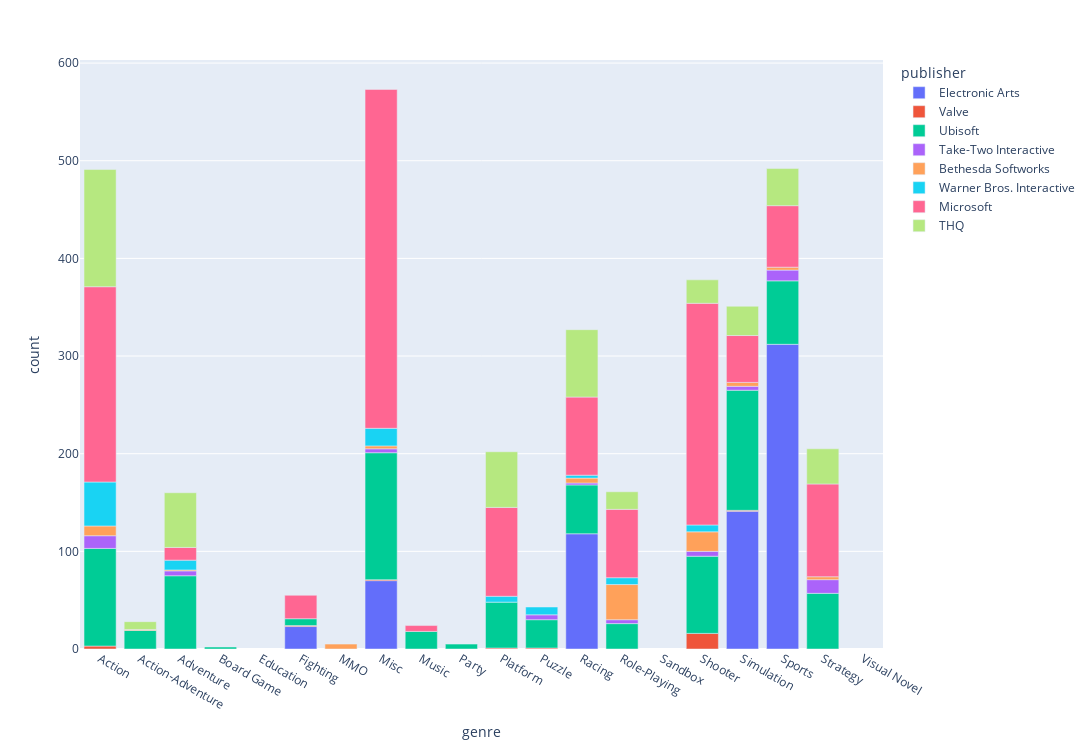

The notebook cell saved with this chart:
### Code cell
fig = px.bar(df_genres_per_west_publisher_melted_for_plot, x='genre', y='count', color='publisher', height=750, width=1920)
fig.show()

### Figure 1 — Plotly figure (JSON) as saved in the notebook; plotly's stock layout.template omitted (floating-point values rounded to 4 significant figures)
{"data": [{"alignmentgroup": "True", "hovertemplate": "publisher=Electronic Arts<br>genre=%{x}<br>count=%{y}<extra></extra>", "legendgroup": "Electronic Arts", "marker": {"color": "#636efa", "pattern": {"shape": ""}}, "name": "Electronic Arts", "offsetgroup": "Electronic Arts", "orientation": "v", "showlegend": true, "textposition": "auto", "type": "bar", "x": ["Action", "Action-Adventure", "Adventure", "Board Game", "Education", "Fighting", "MMO", "Misc", "Music", "Party", "Platform", "Puzzle", "Racing", "Role-Playing", "Sandbox", "Shooter", "Simulation", "Sports", "Strategy", "Visual Novel"], "xaxis": "x", "y": [null, null, null, null, null, 23, null, 70, null, null, null, null, 118, null, null, null, 141, 312, null, null], "yaxis": "y"}, {"alignmentgroup": "True", "hovertemplate": "publisher=Valve<br>genre=%{x}<br>count=%{y}<extra></extra>", "legendgroup": "Valve", "marker": {"color": "#EF553B", "pattern": {"shape": ""}}, "name": "Valve", "offsetgroup": "Valve", "orientation": "v", "showlegend": true, "textposition": "auto", "type": "bar", "x": ["Action", "Action-Adventure", "Adventure", "Board Game", "Education", "Fighting", "MMO", "Misc", "Music", "Party", "Platform", "Puzzle", "Racing", "Role-Playing", "Sandbox", "Shooter", "Simulation", "Sports", "Strategy", "Visual Novel"], "xaxis": "x", "y": [3, null, null, null, null, 1, null, 1, null, null, 1, 1, null, null, null, 16, 1, null, null, null], "yaxis": "y"}, {"alignmentgroup": "True", "hovertemplate": "publisher=Ubisoft<br>genre=%{x}<br>count=%{y}<extra></extra>", "legendgroup": "Ubisoft", "marker": {"color": "#00cc96", "pattern": {"shape": ""}}, "name": "Ubisoft", "offsetgroup": "Ubisoft", "orientation": "v", "showlegend": true, "textposition": "auto", "type": "bar", "x": ["Action", "Action-Adventure", "Adventure", "Board Game", "Education", "Fighting", "MMO", "Misc", "Music", "Party", "Platform", "Puzzle", "Racing", "Role-Playing", "Sandbox", "Shooter", "Simulation", "Sports", "Strategy", "Visual Novel"], "xaxis": "x", "y": [100, 19, 75, 2, null, 7, null, 130, 18, 5, 47, 29, 50, 26, null, 79, 123, 65, 57, null], "yaxis": "y"}, {"alignmentgroup": "True", "hovertemplate": "publisher=Take-Two Interactive<br>genre=%{x}<br>count=%{y}<extra></extra>", "legendgroup": "Take-Two Interactive", "marker": {"color": "#ab63fa", "pattern": {"shape": ""}}, "name": "Take-Two Interactive", "offsetgroup": "Take-Two Interactive", "orientation": "v", "showlegend": true, "textposition": "auto", "type": "bar", "x": ["Action", "Action-Adventure", "Adventure", "Board Game", "Education", "Fighting", "MMO", "Misc", "Music", "Party", "Platform", "Puzzle", "Racing", "Role-Playing", "Sandbox", "Shooter", "Simulation", "Sports", "Strategy", "Visual Novel"], "xaxis": "x", "y": [13, null, 5, null, null, null, null, 4, null, null, null, 5, 2, 4, null, 5, 4, 11, 14, null], "yaxis": "y"}, {"alignmentgroup": "True", "hovertemplate": "publisher=Bethesda Softworks<br>genre=%{x}<br>count=%{y}<extra></extra>", "legendgroup": "Bethesda Softworks", "marker": {"color": "#FFA15A", "pattern": {"shape": ""}}, "name": "Bethesda Softworks", "offsetgroup": "Bethesda Softworks", "orientation": "v", "showlegend": true, "textposition": "auto", "type": "bar", "x": ["Action", "Action-Adventure", "Adventure", "Board Game", "Education", "Fighting", "MMO", "Misc", "Music", "Party", "Platform", "Puzzle", "Racing", "Role-Playing", "Sandbox", "Shooter", "Simulation", "Sports", "Strategy", "Visual Novel"], "xaxis": "x", "y": [10, 1, 1, null, null, null, 5, 3, null, null, null, null, 5, 36, null, 20, 4, 3, 3, null], "yaxis": "y"}, {"alignmentgroup": "True", "hovertemplate": "publisher=Warner Bros. Interactive<br>genre=%{x}<br>count=%{y}<extra></extra>", "legendgroup": "Warner Bros. Interactive", "marker": {"color": "#19d3f3", "pattern": {"shape": ""}}, "name": "Warner Bros. Interactive", "offsetgroup": "Warner Bros. Interactive", "orientation": "v", "showlegend": true, "textposition": "auto", "type": "bar", "x": ["Action", "Action-Adventure", "Adventure", "Board Game", "Education", "Fighting", "MMO", "Misc", "Music", "Party", "Platform", "Puzzle", "Racing", "Role-Playing", "Sandbox", "Shooter", "Simulation", "Sports", "Strategy", "Visual Novel"], "xaxis": "x", "y": [45, null, 10, null, null, null, null, 18, null, null, 6, 8, 3, 7, null, 7, null, null, null, null], "yaxis": "y"}, {"alignmentgroup": "True", "hovertemplate": "publisher=Microsoft<br>genre=%{x}<br>count=%{y}<extra></extra>", "legendgroup": "Microsoft", "marker": {"color": "#FF6692", "pattern": {"shape": ""}}, "name": "Microsoft", "offsetgroup": "Microsoft", "orientation": "v", "showlegend": true, "textposition": "auto", "type": "bar", "x": ["Action", "Action-Adventure", "Adventure", "Board Game", "Education", "Fighting", "MMO", "Misc", "Music", "Party", "Platform", "Puzzle", "Racing", "Role-Playing", "Sandbox", "Shooter", "Simulation", "Sports", "Strategy", "Visual Novel"], "xaxis": "x", "y": [200, null, 13, null, null, 24, null, 347, 6, null, 91, null, 80, 70, null, 227, 48, 63, 95, null], "yaxis": "y"}, {"alignmentgroup": "True", "hovertemplate": "publisher=THQ<br>genre=%{x}<br>count=%{y}<extra></extra>", "legendgroup": "THQ", "marker": {"color": "#B6E880", "pattern": {"shape": ""}}, "name": "THQ", "offsetgroup": "THQ", "orientation": "v", "showlegend": true, "textposition": "auto", "type": "bar", "x": ["Action", "Action-Adventure", "Adventure", "Board Game", "Education", "Fighting", "MMO", "Misc", "Music", "Party", "Platform", "Puzzle", "Racing", "Role-Playing", "Sandbox", "Shooter", "Simulation", "Sports", "Strategy", "Visual Novel"], "xaxis": "x", "y": [120, 8, 56, null, null, null, null, null, null, null, 57, null, 69, 18, null, 24, 30, 38, 36, null], "yaxis": "y"}], "layout": {"barmode": "relative", "height": 750, "legend": {"title": {"text": "publisher"}, "tracegroupgap": 0}, "margin": {"t": 60}, "width": 1920, "xaxis": {"anchor": "y", "domain": [0, 1], "title": {"text": "genre"}}, "yaxis": {"anchor": "x", "domain": [0, 1], "title": {"text": "count"}}}}
